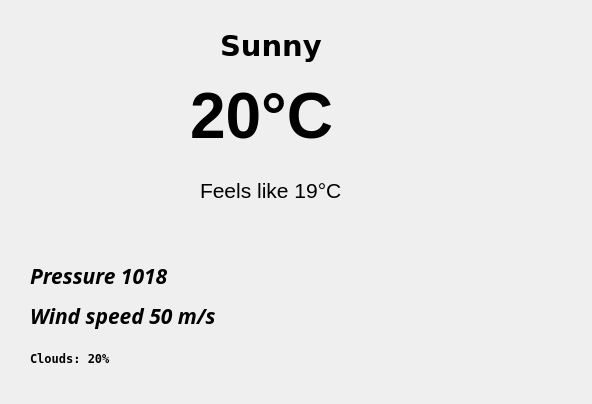
<?xml version="1.0" encoding="UTF-8"?>
<ui version="4.0">
 <class>Dialog</class>
 <widget class="QDialog" name="Dialog">
  <property name="geometry">
   <rect>
    <x>0</x>
    <y>0</y>
    <width>592</width>
    <height>404</height>
   </rect>
  </property>
  <property name="windowTitle">
   <string>Dialog</string>
  </property>
  <widget class="QLabel" name="description">
   <property name="geometry">
    <rect>
     <x>220</x>
     <y>20</y>
     <width>131</width>
     <height>51</height>
    </rect>
   </property>
   <property name="font">
    <font>
     <family>Verdana</family>
     <pointsize>22</pointsize>
     <weight>75</weight>
     <bold>true</bold>
    </font>
   </property>
   <property name="text">
    <string>Sunny</string>
   </property>
  </widget>
  <widget class="QLabel" name="temp">
   <property name="geometry">
    <rect>
     <x>190</x>
     <y>80</y>
     <width>201</width>
     <height>71</height>
    </rect>
   </property>
   <property name="font">
    <font>
     <pointsize>48</pointsize>
     <weight>75</weight>
     <bold>true</bold>
    </font>
   </property>
   <property name="lineWidth">
    <number>1</number>
   </property>
   <property name="text">
    <string>20°C</string>
   </property>
  </widget>
  <widget class="QLabel" name="wind_speed">
   <property name="geometry">
    <rect>
     <x>30</x>
     <y>300</y>
     <width>241</width>
     <height>31</height>
    </rect>
   </property>
   <property name="font">
    <font>
     <family>Amiri</family>
     <pointsize>16</pointsize>
     <weight>75</weight>
     <italic>true</italic>
     <bold>true</bold>
    </font>
   </property>
   <property name="text">
    <string>Wind speed 50 m/s</string>
   </property>
  </widget>
  <widget class="QLabel" name="feels_like">
   <property name="geometry">
    <rect>
     <x>200</x>
     <y>160</y>
     <width>181</width>
     <height>61</height>
    </rect>
   </property>
   <property name="font">
    <font>
     <family>Tahoma</family>
     <pointsize>16</pointsize>
     <weight>50</weight>
     <bold>false</bold>
    </font>
   </property>
   <property name="text">
    <string>Feels like 19°C</string>
   </property>
  </widget>
  <widget class="QLabel" name="clouds">
   <property name="geometry">
    <rect>
     <x>30</x>
     <y>350</y>
     <width>211</width>
     <height>16</height>
    </rect>
   </property>
   <property name="font">
    <font>
     <family>Terminal</family>
     <weight>75</weight>
     <bold>true</bold>
    </font>
   </property>
   <property name="text">
    <string>Clouds: 20%</string>
   </property>
  </widget>
  <widget class="QLabel" name="pressure">
   <property name="geometry">
    <rect>
     <x>30</x>
     <y>260</y>
     <width>231</width>
     <height>31</height>
    </rect>
   </property>
   <property name="font">
    <font>
     <family>Amiri</family>
     <pointsize>16</pointsize>
     <weight>75</weight>
     <italic>true</italic>
     <bold>true</bold>
    </font>
   </property>
   <property name="text">
    <string>Pressure 1018</string>
   </property>
  </widget>
  <widget class="QLabel" name="label">
   <property name="geometry">
    <rect>
     <x>0</x>
     <y>-130</y>
     <width>691</width>
     <height>661</height>
    </rect>
   </property>
   <property name="text">
    <string/>
   </property>
   <property name="pixmap">
    <pixmap>istockphoto-1007768414-612x612.jpg</pixmap>
   </property>
  </widget>
  <zorder>label</zorder>
  <zorder>description</zorder>
  <zorder>temp</zorder>
  <zorder>wind_speed</zorder>
  <zorder>feels_like</zorder>
  <zorder>clouds</zorder>
  <zorder>pressure</zorder>
 </widget>
 <resources/>
 <connections/>
</ui>
